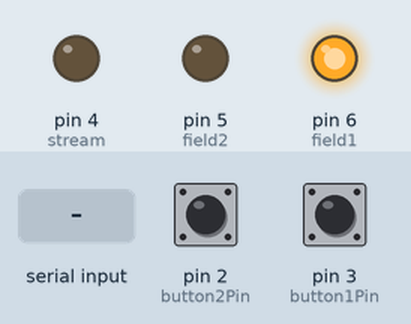
The sketch below on a simulated Arduino Uno, built with avr-gcc and run on an emulated ATmega328P. Shown: output pins drawn as LEDs (lit = HIGH). Dashed ring = blinking. Inputs (shaded band) come from the test bench; at power-on: pin 2 (button2Pin) HIGH, pin 3 (button1Pin) HIGH. What the sketch prints to the serial monitor is not drawn.

Above: at 1.2 s.
1.3 s: pin 2 (button2Pin) pulled LOW for 3.2 s
At 3.1 s:
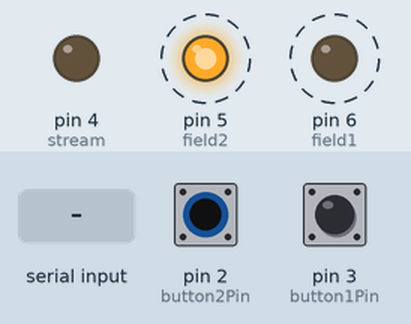
6.8 s: "True" received over Serial
At 7.2 s:
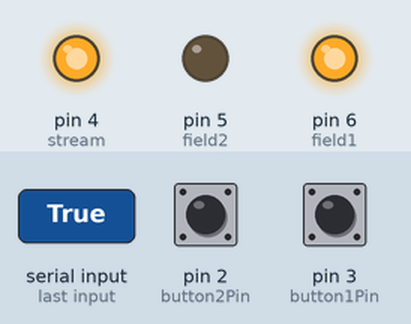
8.4 s: "1" received over Serial
At 9.6 s:
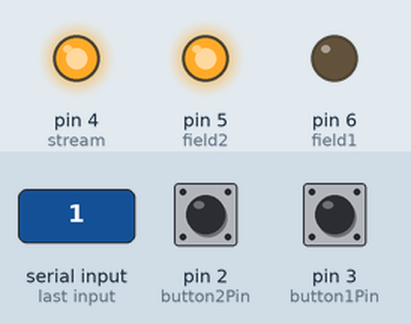
10.0 s: pin 2 (button2Pin) pulled LOW for 0.15 s
At 12.2 s:
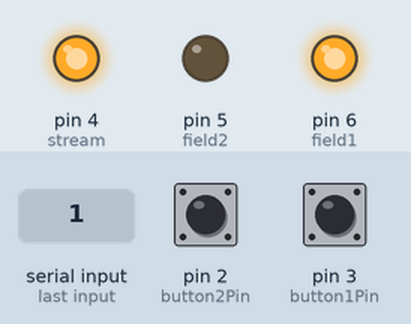
12.5 s: pin 2 (button2Pin) pulled LOW for 1 s
At 14.2 s:
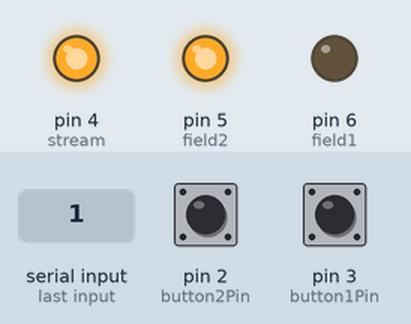
15.0 s: "False" received over Serial
At 15.9 s:
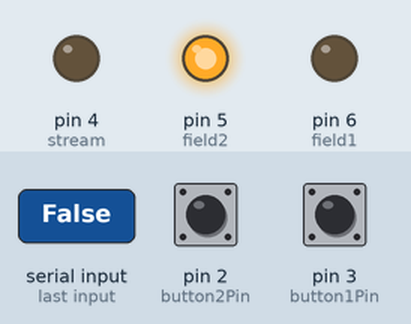
Timing chart, 0 to 17.6 s (numbered marks = the images above; inputs shaded):
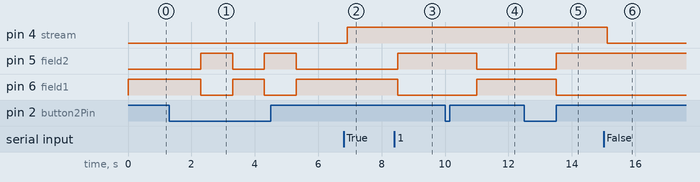

Measured:
- after the input at 1.3 s, pin 5 (field2), pin 6 (field1): alternates HIGH for 1.0 s and LOW for 1.0 s, starting after 1.0 s
- after the input at 6.8 s, pin 4 (stream): LOW → HIGH after 0.11 s
- after the input at 8.4 s, pin 5 (field2): LOW → HIGH after 0.11 s; pin 6 (field1): HIGH → LOW after 0.11 s
- after the input at 10.0 s, pin 5 (field2): HIGH → LOW after 1.0 s; pin 6 (field1): LOW → HIGH after 1.0 s
- after the input at 12.5 s, pin 5 (field2): LOW → HIGH after 1.0 s; pin 6 (field1): HIGH → LOW after 1.0 s
- after the input at 15.0 s, pin 4 (stream): HIGH → LOW after 0.11 s

The sketch:

ArduinoUI.ino
```cpp
const int button1Pin = 3;
const int button2Pin = 2;
//const int button3Pin = 4;
const int stream = 4;
const int field1 = 6;
const int field2 = 5;
bool streamActive; // add a check in pi script for stream is active
bool field = true;
String msg;
String nom;

void setup() {
  pinMode(button1Pin, INPUT_PULLUP);
  pinMode(button2Pin, INPUT_PULLUP);
  //pinMode(button3Pin, INPUT_PULLUP);
  pinMode(stream, OUTPUT);
  pinMode(field1, OUTPUT);
  pinMode(field2, OUTPUT);
  Serial.begin(9600); // Initialize serial communication at 9600 baud rate
}


void loop() {
  if (Serial.available()) {
    readSerialPort();
    if (msg != "") {
      sendData();
      delay(100);

      if(msg == "True") {
        streamActive = true;
      } else if(msg == "False") {
        streamActive = false;
      } else if(msg == "Blake") {
        field = true;
      } else if("Bench"){
        field = false;
      }
      else {
        Serial.println("unrecognized");
      }
    }
  }
  if(digitalRead(button1Pin) == LOW) {
    streamActive = !streamActive;
    //digitalWrite(13, streamActive ? HIGH:LOW);
    Serial.println(1);
    delay(1000);
  }
  if(digitalRead(button2Pin) == LOW) {

    if (field) {
      Serial.println(3);

    } else {
      Serial.println(2);

    }

    field = !field;

    delay(1000);
  }
  //if(digitalRead(button3Pin) == LOW) {
  //  Serial.println(3);
  //  delay(1000);
  //}
  if(streamActive) {
    digitalWrite(stream, HIGH);
  } else if(!streamActive){
    digitalWrite(stream, LOW);
  }

  if(field) {
    digitalWrite(field1, HIGH);
    digitalWrite(field2, LOW);
  } else if(!field){
    digitalWrite(field2, HIGH);
    digitalWrite(field1, LOW);
  }

}


void readSerialPort() {
  msg = "";
  //if (Serial.available()) {
  delay(10);
  while (Serial.available() > 0) {
       msg += (char)Serial.read();
  }
  Serial.flush();
  //}
}

void sendData() {
  //write data
  Serial.print(nom);
  Serial.print(" received : ");
  Serial.print(msg);
}
```
